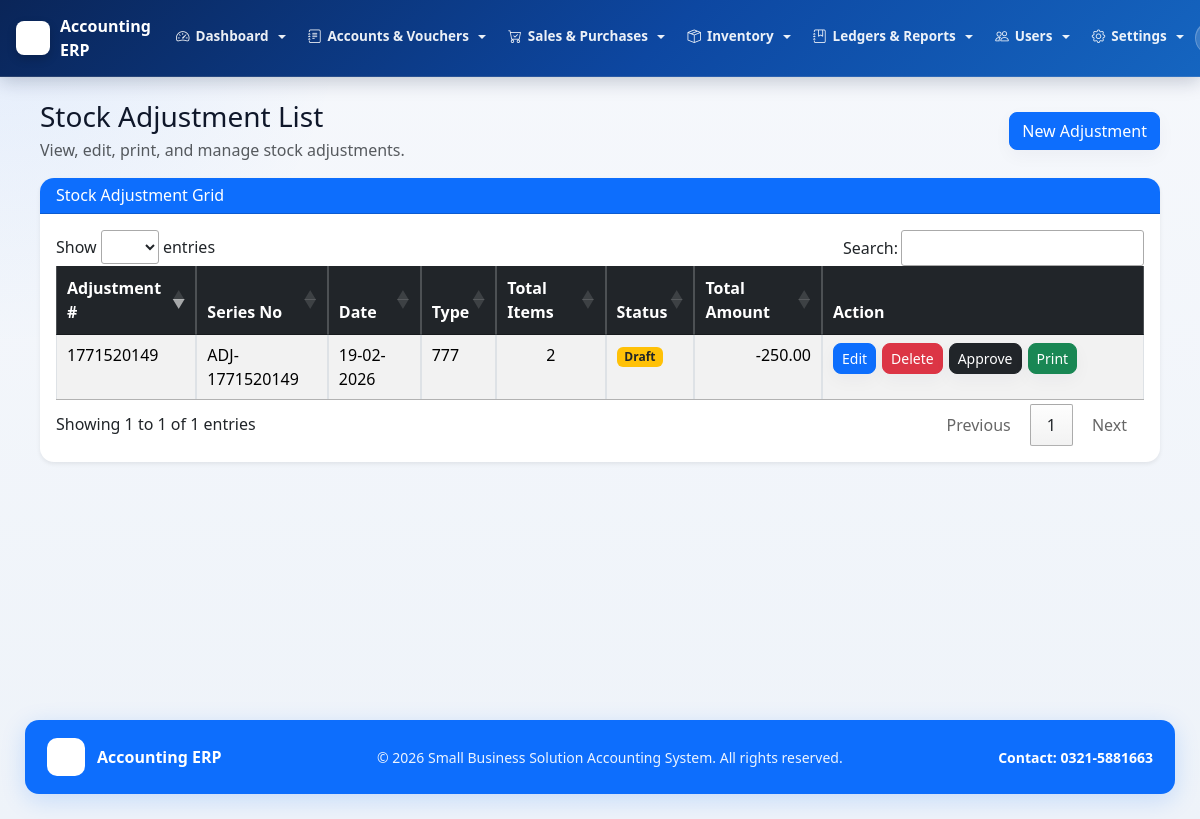
Screenshot of /admin/stock_adjustment/stock_adjustment_list.php (signed in) with the database file from the repository.
### tables this page shows
CREATE TABLE `company_settings` (
  `id` int(11) NOT NULL,
  `company_name` varchar(255) NOT NULL,
  `tagline` varchar(255) NOT NULL,
  `contact` varchar(100) NOT NULL,
  `address` varchar(255) NOT NULL,
  `email` varchar(255) NOT NULL,
  `logo_path` varchar(255) NOT NULL,
  `prepared_by_label` varchar(100) NOT NULL,
  `checked_by_label` varchar(100) NOT NULL,
  `approved_by_label` varchar(100) NOT NULL,
  `print_footer` varchar(255) NOT NULL,
  `system_activity_retention_months` int(11) NOT NULL DEFAULT 0,
  `approval_history_retention_months` int(11) NOT NULL DEFAULT 0,
  `updated_at` datetime NOT NULL DEFAULT current_timestamp() ON UPDATE current_timestamp(),
  PRIMARY KEY (`id`)
);

CREATE TABLE `stock_adjustment_master` (
  `id` int(11) NOT NULL AUTO_INCREMENT,
  `adjustment_no` bigint(20) NOT NULL,
  `adjustment_date` date NOT NULL,
  `adjustment_type` varchar(50) NOT NULL,
  `master_remarks` text DEFAULT NULL,
  `created_by` int(11) DEFAULT NULL,
  `created_at` timestamp NOT NULL DEFAULT current_timestamp(),
  `financial_year_id` int(11) DEFAULT NULL,
  `series_no` int(11) DEFAULT NULL,
  `display_voucher_no` varchar(50) DEFAULT NULL,
  `approval_status` varchar(20) NOT NULL DEFAULT 'Draft',
  `approved_at` datetime DEFAULT NULL,
  `approved_by` int(11) DEFAULT NULL,
  `deleted_at` datetime DEFAULT NULL,
  `deleted_by` int(11) DEFAULT NULL,
  PRIMARY KEY (`id`)
);

### admin/stock_adjustment/stock_adjustment_list.php (the view, shortened to what the rows shown need)
<?php
include "../../includes/approval_helper.php";
include "../../includes/header.php";
?>
<link rel="stylesheet" href="<?php echo $base_url; ?>assets/css/jquery.dataTables.min.css">
<div class="container-fluid stock-adjust-list-page mt-4">
    <div class="card shadow-sm">
        <div class="card-body p-3">
            <div class="table-responsive">
                <table class="table table-bordered table-striped table-sm w-100 mb-0" id="adjustmentTable">
                    <thead class="table-dark">
                        <tr>
                            <th>Adjustment #</th>
                            <th>Series No</th>
                            <th>Date</th>
                            <th>Type</th>
                            <th>Total Items</th>
                            <th>Status</th>
                            <th>Total Amount</th>
                            <th style="width:300px;">Action</th>
                        </tr>
                    </thead>
                    <tbody>
                    <?php
                    $q = mysqli_query($conn, "
                        SELECT m.id, m.adjustment_no, m.display_voucher_no, m.adjustment_date, m.adjustment_type, COALESCE(m.approval_status, 'Draft') AS approval_status,
                               COUNT(d.id) AS total_items, IFNULL(SUM(d.total_price),0) AS total_amount
                        FROM stock_adjustment_master m
                        LEFT JOIN stock_adjustment_detail d ON m.id = d.adjustment_id
                        WHERE m.deleted_at IS NULL
                        GROUP BY m.id
                        ORDER BY m.adjustment_no DESC
                    ");
                    while ($row = mysqli_fetch_assoc($q)) {
                        $isApproved = approval_is_locked($row['approval_status'] ?? 'Draft');
                    ?>
                        <tr>
                            <td><?php echo htmlspecialchars($row['adjustment_no']); ?></td>
                            <td><?php echo htmlspecialchars($row['display_voucher_no'] ?: ('ADJ-' . $row['adjustment_no'])); ?></td>
                            <td><?php echo date('d-m-Y', strtotime($row['adjustment_date'])); ?></td>
                            <td><?php echo htmlspecialchars($row['adjustment_type']); ?></td>
                            <td class="text-center"><?php echo htmlspecialchars($row['total_items']); ?></td>
                            <td>
                                <span class="badge <?php echo $isApproved ? 'bg-success' : 'bg-warning text-dark'; ?>">
                                    <?php echo $isApproved ? 'Approved' : 'Draft'; ?>
                                </span>
                            </td>
                            <td class="text-end"><?php echo number_format((float) $row['total_amount'], 2); ?></td>
                            <td>
                                <div class="action-group">
                                    <?php if (rbac_can_do('edit_records')): ?>
                                    <a href="stock_adjustment_edit.php?id=<?php echo urlencode($row['id']); ?>" class="btn btn-sm btn-primary <?php echo $isApproved ? 'disabled' : ''; ?>">Edit</a>
                                    <?php endif; ?>
                                    <?php if (rbac_can_do('delete_records')): ?>
                                    <a href="stock_adjustment_delete.php?id=<?php echo urlencode($row['id']); ?>" class="btn btn-sm btn-danger delete-adjustment <?php echo $isApproved ? 'disabled' : ''; ?>">Delete</a>
                                    <?php endif; ?>
                                    <?php if (rbac_can_do('approve_records')): ?>
                                    <a href="stock_adjustment_approval.php?id=<?php echo urlencode($row['id']); ?>&action=<?php echo $isApproved ? 'reopen' : 'approve'; ?>" class="btn btn-sm <?php echo $isApproved ? 'btn-warning' : 'btn-dark'; ?>">
                                        <?php echo $isApproved ? 'Reopen' : 'Approve'; ?>
                                    </a>
                                    <?php endif; ?>
                                    <?php if (rbac_can_do('print_records')): ?>
                                    <a href="stock_adjustment_print.php?id=<?php echo urlencode($row['id']); ?>" class="btn btn-sm btn-success" onclick="return openPrintPopup(this.href)">Print</a>
                                    <?php endif; ?>
                                </div>
                            </td>
                        </tr>
                    <?php } ?>
                    </tbody>
                </table>
            </div>
        </div>
    </div>
</div>
<?php include "../../includes/footer.php"; ?>

### includes/header.php (shortened to what the rows shown need)
<?php
require_once __DIR__ . "/rbac.php";
require_once __DIR__ . "/branding.php";
$base_url = "/accounting-system/";
$branding = get_branding_settings();
$minimal_layout = isset($minimal_layout) && $minimal_layout;
?>
<!DOCTYPE html>
<html lang="en">
<head>
<link href="<?php echo $base_url; ?>assets/css/bootstrap.min.css" rel="stylesheet">
<link href="<?php echo $base_url; ?>assets/bootstrap-icons-1.13.1/font/bootstrap-icons.css" rel="stylesheet">
</head>
<body>
<?php if (!$minimal_layout): ?>
<nav class="navbar navbar-expand-lg fixed-top-nav navbar-dark">
    <div class="container-fluid px-3">
        <a class="navbar-brand-erp" href="<?php echo $base_url; ?>admin/dashboard/dashboard.php">
            <?php if (!empty($branding['logo_url'])): ?>
                <img src="<?php echo htmlspecialchars($branding['logo_url']); ?>" alt="Logo" class="brand-logo-img">
            <?php endif; ?>
            <span class="d-none d-sm-inline"><?php echo htmlspecialchars($branding['company_name']); ?></span>
        </a>
        <div class="collapse navbar-collapse" id="topNavbarCollapse">
            <?php if (isset($_SESSION['user_id'])): ?>
            <?php
            $canDashboard          = rbac_can_access('dashboard_home');
            $canAiDashboard        = rbac_can_access('dashboard_ai');
            $canBackup             = rbac_can_access('database_backup');
            $canCompanySettings    = rbac_can_access('company_settings_page');
            $canPeriodClosing      = rbac_can_access('period_closing_page');
            $canRecycleBin         = rbac_can_access('recycle_bin_page');
            $canSystemActivity     = rbac_can_access('system_activity_page');
            $canApprovalHistory    = rbac_can_access('approval_history_page');
            $canUsersPage          = rbac_can_access('users_page');
            $canRolesPage          = rbac_can_access('roles_page');
            $canUserRolesPage      = rbac_can_access('user_roles_page');
            $canRolePermissionsPage= rbac_can_access('role_permissions_page');
            $canAccountLedger      = rbac_can_access('account_ledger');
            $canTrialBalance       = rbac_can_access('trial_balance');
            $canChartOfAccounts    = rbac_can_access('chart_of_accounts');
            $canOpeningBalance     = rbac_can_access('opening_balance');
            $canPaymentVoucherAdd  = rbac_can_access('payment_voucher_add');
            $canPaymentVoucherList = rbac_can_access('payment_voucher_list');
            $canReceiptVoucherAdd  = rbac_can_access('receipt_voucher_add');
            $canReceiptVoucherList = rbac_can_access('receipt_voucher_list');
            $canGeneralVoucherAdd  = rbac_can_access('general_voucher_add');
            $canGeneralVoucherList = rbac_can_access('general_voucher_list');
            $canCashBook           = rbac_can_access('cash_book');
            $canBankBook           = rbac_can_access('bank_book');
            $canCategoriesPage     = rbac_can_access('categories_page');
            $canInventoryPage      = rbac_can_access('inventory_page');
            $canStockAdjustmentAdd = rbac_can_access('stock_adjustment_add');
            $canStockAdjustmentList= rbac_can_access('stock_adjustment_list');
            $canStockLedger        = rbac_can_access('stock_ledger');
            $canPurchaseAdd        = rbac_can_access('purchase_add');
            $canPurchaseList       = rbac_can_access('purchase_list');
            $canPurchaseLedger     = rbac_can_access('purchase_ledger');
            $canSaleAdd            = rbac_can_access('sale_add');
            $canSaleList           = rbac_can_access('sale_list');
            $canSaleLedger         = rbac_can_access('sale_ledger');
            ?>
            <ul class="navbar-nav me-auto mb-2 mb-lg-0">
                <?php if ($canDashboard || $canAiDashboard): ?>
                <li class="nav-item dropdown">
                    <a class="nav-link dropdown-toggle" href="#" id="navDashboard" role="button" data-bs-toggle="dropdown" aria-expanded="false">
                        <i class="bi bi-speedometer2"></i> Dashboard
                    </a>
                </li>
                <?php endif; ?>
                <?php if ($canChartOfAccounts || $canOpeningBalance || $canPaymentVoucherAdd || $canPaymentVoucherList || $canReceiptVoucherAdd || $canReceiptVoucherList || $canGeneralVoucherAdd || $canGeneralVoucherList): ?>
                <li class="nav-item dropdown">
                    <a class="nav-link dropdown-toggle" href="#" id="navAccounts" role="button" data-bs-toggle="dropdown" aria-expanded="false">
                        <i class="bi bi-journal-text"></i> Accounts &amp; Vouchers
                    </a>
                </li>
                <?php endif; ?>
                <?php if ($canSaleAdd || $canSaleList || $canPurchaseAdd || $canPurchaseList): ?>
                <li class="nav-item dropdown">
                    <a class="nav-link dropdown-toggle" href="#" id="navSales" role="button" data-bs-toggle="dropdown" aria-expanded="false">
                        <i class="bi bi-cart-check"></i> Sales &amp; Purchases
                    </a>
                </li>
                <?php endif; ?>
                <?php if ($canInventoryPage || $canCategoriesPage || $canStockAdjustmentAdd || $canStockAdjustmentList): ?>
                <li class="nav-item dropdown">
                    <a class="nav-link dropdown-toggle" href="#" id="navInventory" role="button" data-bs-toggle="dropdown" aria-expanded="false">
                        <i class="bi bi-box-seam"></i> Inventory
                    </a>
                </li>
                <?php endif; ?>
                <?php if ($canTrialBalance || $canAccountLedger || $canCashBook || $canBankBook || $canSaleLedger || $canPurchaseLedger || $canStockLedger): ?>
                <li class="nav-item dropdown">
                    <a class="nav-link dropdown-toggle" href="#" id="navReports" role="button" data-bs-toggle="dropdown" aria-expanded="false">
                        <i class="bi bi-journal-bookmark"></i> Ledgers &amp; Reports
                    </a>
                </li>
                <?php endif; ?>
                <?php if ($canUsersPage || $canRolesPage || $canUserRolesPage || $canRolePermissionsPage): ?>
                <li class="nav-item dropdown">
                    <a class="nav-link dropdown-toggle" href="#" id="navUsers" role="button" data-bs-toggle="dropdown" aria-expanded="false">
                        <i class="bi bi-people"></i> Users
                    </a>
                </li>
                <?php endif; ?>
                <?php if ($canCompanySettings || $canPeriodClosing || $canApprovalHistory || $canSystemActivity || $canRecycleBin || $canBackup): ?>
                <li class="nav-item dropdown">
                    <a class="nav-link dropdown-toggle" href="#" id="navSettings" role="button" data-bs-toggle="dropdown" aria-expanded="false">
                        <i class="bi bi-gear"></i> Settings
                    </a>
                </li>
                <?php endif; ?>
            </ul>
            <div class="d-flex align-items-center gap-2 py-2 py-lg-0">
                <span class="user-badge-nav d-none d-md-inline-flex align-items-center">
                </span>
            </div>
            <?php endif; ?>
        </div>
    </div>
</nav>
<?php endif; ?>
<div class="content">

### includes/footer.php
<?php
require_once __DIR__ . "/branding.php";
$branding = get_branding_settings();
?>
</div>
<?php if (empty($minimal_layout)): ?>
<footer style="margin-left:0;padding:0 25px 25px;">
    <div style="background:#0d6efd;border-radius:14px;padding:18px 22px;box-shadow:0 6px 24px rgba(13,110,253,0.18);display:flex;justify-content:space-between;align-items:center;gap:12px;flex-wrap:wrap;">
        <div style="display:flex;align-items:center;gap:12px;color:#ffffff;font-weight:700;">
            <?php if (!empty($branding['logo_url'])): ?>
                <img src="<?php echo htmlspecialchars($branding['logo_url']); ?>" alt="Logo" style="width:38px;height:38px;object-fit:contain;border-radius:10px;background:#ffffff;padding:5px;">
            <?php endif; ?>
            <span><?php echo htmlspecialchars($branding['company_name']); ?></span>
        </div>
        <div style="color:rgba(255,255,255,0.92);font-size:14px;">
            &copy; <?php echo date("Y"); ?> <?php echo htmlspecialchars($branding['tagline']); ?>. All rights reserved.
        </div>
        <div style="color:#ffffff;font-weight:600;font-size:14px;">
            Contact: <?php echo htmlspecialchars($branding['contact']); ?>
        </div>
    </div>
</footer>
<?php endif; ?>
</body>
</html>

### rows the page displays
company_settings: company_name "Accounting ERP", tagline "Small Business Solution Accounting System", contact "0321-5881663"
stock_adjustment_master: adjustment_no "1771520149", display_voucher_no+adjustment_no "ADJ-1771520149", adjustment_date "19-02-2026", adjustment_type "777", total_items "2", total_amount "-250.00"
